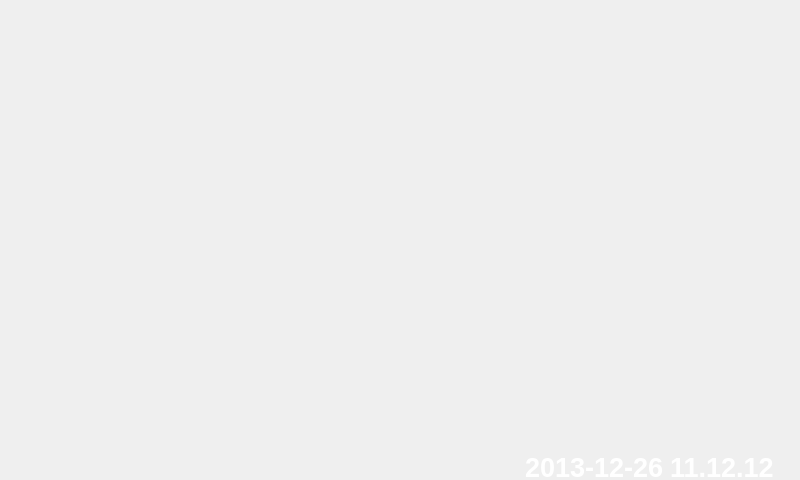
<?xml version="1.0" encoding="UTF-8"?>
<ui version="4.0">
 <class>Dialog_order</class>
 <widget class="QDialog" name="Dialog_order">
  <property name="geometry">
   <rect>
    <x>0</x>
    <y>0</y>
    <width>800</width>
    <height>480</height>
   </rect>
  </property>
  <property name="windowTitle">
   <string>Dialog</string>
  </property>
  <widget class="QFrame" name="frame_4">
   <property name="geometry">
    <rect>
     <x>0</x>
     <y>0</y>
     <width>800</width>
     <height>480</height>
    </rect>
   </property>
   <property name="font">
    <font>
     <weight>50</weight>
     <bold>false</bold>
    </font>
   </property>
   <property name="styleSheet">
    <string notr="true">background-image: url(:/background/qrc/PICS/backgroud_1.png);</string>
   </property>
   <property name="frameShape">
    <enum>QFrame::NoFrame</enum>
   </property>
   <property name="frameShadow">
    <enum>QFrame::Raised</enum>
   </property>
   <widget class="QLabel" name="label_code">
    <property name="geometry">
     <rect>
      <x>193</x>
      <y>452</y>
      <width>251</width>
      <height>31</height>
     </rect>
    </property>
    <property name="palette">
     <palette>
      <active>
       <colorrole role="WindowText">
        <brush brushstyle="SolidPattern">
         <color alpha="255">
          <red>255</red>
          <green>255</green>
          <blue>255</blue>
         </color>
        </brush>
       </colorrole>
       <colorrole role="Button">
        <brush brushstyle="SolidPattern">
         <color alpha="255">
          <red>14</red>
          <green>14</green>
          <blue>242</blue>
         </color>
        </brush>
       </colorrole>
       <colorrole role="Light">
        <brush brushstyle="SolidPattern">
         <color alpha="255">
          <red>123</red>
          <green>123</green>
          <blue>255</blue>
         </color>
        </brush>
       </colorrole>
       <colorrole role="Midlight">
        <brush brushstyle="SolidPattern">
         <color alpha="255">
          <red>68</red>
          <green>68</green>
          <blue>248</blue>
         </color>
        </brush>
       </colorrole>
       <colorrole role="Dark">
        <brush brushstyle="SolidPattern">
         <color alpha="255">
          <red>7</red>
          <green>7</green>
          <blue>121</blue>
         </color>
        </brush>
       </colorrole>
       <colorrole role="Mid">
        <brush brushstyle="SolidPattern">
         <color alpha="255">
          <red>9</red>
          <green>9</green>
          <blue>161</blue>
         </color>
        </brush>
       </colorrole>
       <colorrole role="Text">
        <brush brushstyle="SolidPattern">
         <color alpha="255">
          <red>0</red>
          <green>0</green>
          <blue>0</blue>
         </color>
        </brush>
       </colorrole>
       <colorrole role="BrightText">
        <brush brushstyle="SolidPattern">
         <color alpha="255">
          <red>255</red>
          <green>255</green>
          <blue>255</blue>
         </color>
        </brush>
       </colorrole>
       <colorrole role="ButtonText">
        <brush brushstyle="SolidPattern">
         <color alpha="255">
          <red>0</red>
          <green>0</green>
          <blue>0</blue>
         </color>
        </brush>
       </colorrole>
       <colorrole role="Base">
        <brush brushstyle="SolidPattern">
         <color alpha="255">
          <red>255</red>
          <green>255</green>
          <blue>255</blue>
         </color>
        </brush>
       </colorrole>
       <colorrole role="Window">
        <brush brushstyle="SolidPattern">
         <color alpha="255">
          <red>14</red>
          <green>14</green>
          <blue>242</blue>
         </color>
        </brush>
       </colorrole>
       <colorrole role="Shadow">
        <brush brushstyle="SolidPattern">
         <color alpha="255">
          <red>0</red>
          <green>0</green>
          <blue>0</blue>
         </color>
        </brush>
       </colorrole>
       <colorrole role="AlternateBase">
        <brush brushstyle="SolidPattern">
         <color alpha="255">
          <red>134</red>
          <green>134</green>
          <blue>248</blue>
         </color>
        </brush>
       </colorrole>
       <colorrole role="ToolTipBase">
        <brush brushstyle="SolidPattern">
         <color alpha="255">
          <red>255</red>
          <green>255</green>
          <blue>220</blue>
         </color>
        </brush>
       </colorrole>
       <colorrole role="ToolTipText">
        <brush brushstyle="SolidPattern">
         <color alpha="255">
          <red>0</red>
          <green>0</green>
          <blue>0</blue>
         </color>
        </brush>
       </colorrole>
      </active>
      <inactive>
       <colorrole role="WindowText">
        <brush brushstyle="SolidPattern">
         <color alpha="255">
          <red>255</red>
          <green>255</green>
          <blue>255</blue>
         </color>
        </brush>
       </colorrole>
       <colorrole role="Button">
        <brush brushstyle="SolidPattern">
         <color alpha="255">
          <red>14</red>
          <green>14</green>
          <blue>242</blue>
         </color>
        </brush>
       </colorrole>
       <colorrole role="Light">
        <brush brushstyle="SolidPattern">
         <color alpha="255">
          <red>123</red>
          <green>123</green>
          <blue>255</blue>
         </color>
        </brush>
       </colorrole>
       <colorrole role="Midlight">
        <brush brushstyle="SolidPattern">
         <color alpha="255">
          <red>68</red>
          <green>68</green>
          <blue>248</blue>
         </color>
        </brush>
       </colorrole>
       <colorrole role="Dark">
        <brush brushstyle="SolidPattern">
         <color alpha="255">
          <red>7</red>
          <green>7</green>
          <blue>121</blue>
         </color>
        </brush>
       </colorrole>
       <colorrole role="Mid">
        <brush brushstyle="SolidPattern">
         <color alpha="255">
          <red>9</red>
          <green>9</green>
          <blue>161</blue>
         </color>
        </brush>
       </colorrole>
       <colorrole role="Text">
        <brush brushstyle="SolidPattern">
         <color alpha="255">
          <red>0</red>
          <green>0</green>
          <blue>0</blue>
         </color>
        </brush>
       </colorrole>
       <colorrole role="BrightText">
        <brush brushstyle="SolidPattern">
         <color alpha="255">
          <red>255</red>
          <green>255</green>
          <blue>255</blue>
         </color>
        </brush>
       </colorrole>
       <colorrole role="ButtonText">
        <brush brushstyle="SolidPattern">
         <color alpha="255">
          <red>0</red>
          <green>0</green>
          <blue>0</blue>
         </color>
        </brush>
       </colorrole>
       <colorrole role="Base">
        <brush brushstyle="SolidPattern">
         <color alpha="255">
          <red>255</red>
          <green>255</green>
          <blue>255</blue>
         </color>
        </brush>
       </colorrole>
       <colorrole role="Window">
        <brush brushstyle="SolidPattern">
         <color alpha="255">
          <red>14</red>
          <green>14</green>
          <blue>242</blue>
         </color>
        </brush>
       </colorrole>
       <colorrole role="Shadow">
        <brush brushstyle="SolidPattern">
         <color alpha="255">
          <red>0</red>
          <green>0</green>
          <blue>0</blue>
         </color>
        </brush>
       </colorrole>
       <colorrole role="AlternateBase">
        <brush brushstyle="SolidPattern">
         <color alpha="255">
          <red>134</red>
          <green>134</green>
          <blue>248</blue>
         </color>
        </brush>
       </colorrole>
       <colorrole role="ToolTipBase">
        <brush brushstyle="SolidPattern">
         <color alpha="255">
          <red>255</red>
          <green>255</green>
          <blue>220</blue>
         </color>
        </brush>
       </colorrole>
       <colorrole role="ToolTipText">
        <brush brushstyle="SolidPattern">
         <color alpha="255">
          <red>0</red>
          <green>0</green>
          <blue>0</blue>
         </color>
        </brush>
       </colorrole>
      </inactive>
      <disabled>
       <colorrole role="WindowText">
        <brush brushstyle="SolidPattern">
         <color alpha="255">
          <red>7</red>
          <green>7</green>
          <blue>121</blue>
         </color>
        </brush>
       </colorrole>
       <colorrole role="Button">
        <brush brushstyle="SolidPattern">
         <color alpha="255">
          <red>14</red>
          <green>14</green>
          <blue>242</blue>
         </color>
        </brush>
       </colorrole>
       <colorrole role="Light">
        <brush brushstyle="SolidPattern">
         <color alpha="255">
          <red>123</red>
          <green>123</green>
          <blue>255</blue>
         </color>
        </brush>
       </colorrole>
       <colorrole role="Midlight">
        <brush brushstyle="SolidPattern">
         <color alpha="255">
          <red>68</red>
          <green>68</green>
          <blue>248</blue>
         </color>
        </brush>
       </colorrole>
       <colorrole role="Dark">
        <brush brushstyle="SolidPattern">
         <color alpha="255">
          <red>7</red>
          <green>7</green>
          <blue>121</blue>
         </color>
        </brush>
       </colorrole>
       <colorrole role="Mid">
        <brush brushstyle="SolidPattern">
         <color alpha="255">
          <red>9</red>
          <green>9</green>
          <blue>161</blue>
         </color>
        </brush>
       </colorrole>
       <colorrole role="Text">
        <brush brushstyle="SolidPattern">
         <color alpha="255">
          <red>7</red>
          <green>7</green>
          <blue>121</blue>
         </color>
        </brush>
       </colorrole>
       <colorrole role="BrightText">
        <brush brushstyle="SolidPattern">
         <color alpha="255">
          <red>255</red>
          <green>255</green>
          <blue>255</blue>
         </color>
        </brush>
       </colorrole>
       <colorrole role="ButtonText">
        <brush brushstyle="SolidPattern">
         <color alpha="255">
          <red>7</red>
          <green>7</green>
          <blue>121</blue>
         </color>
        </brush>
       </colorrole>
       <colorrole role="Base">
        <brush brushstyle="SolidPattern">
         <color alpha="255">
          <red>14</red>
          <green>14</green>
          <blue>242</blue>
         </color>
        </brush>
       </colorrole>
       <colorrole role="Window">
        <brush brushstyle="SolidPattern">
         <color alpha="255">
          <red>14</red>
          <green>14</green>
          <blue>242</blue>
         </color>
        </brush>
       </colorrole>
       <colorrole role="Shadow">
        <brush brushstyle="SolidPattern">
         <color alpha="255">
          <red>0</red>
          <green>0</green>
          <blue>0</blue>
         </color>
        </brush>
       </colorrole>
       <colorrole role="AlternateBase">
        <brush brushstyle="SolidPattern">
         <color alpha="255">
          <red>14</red>
          <green>14</green>
          <blue>242</blue>
         </color>
        </brush>
       </colorrole>
       <colorrole role="ToolTipBase">
        <brush brushstyle="SolidPattern">
         <color alpha="255">
          <red>255</red>
          <green>255</green>
          <blue>220</blue>
         </color>
        </brush>
       </colorrole>
       <colorrole role="ToolTipText">
        <brush brushstyle="SolidPattern">
         <color alpha="255">
          <red>0</red>
          <green>0</green>
          <blue>0</blue>
         </color>
        </brush>
       </colorrole>
      </disabled>
     </palette>
    </property>
    <property name="font">
     <font>
      <pointsize>20</pointsize>
      <weight>75</weight>
      <bold>true</bold>
     </font>
    </property>
    <property name="styleSheet">
     <string notr="true">background-image: url(:/background/qrc/background/mainlab_phonenum.png);</string>
    </property>
    <property name="text">
     <string/>
    </property>
    <property name="textFormat">
     <enum>Qt::AutoText</enum>
    </property>
   </widget>
   <widget class="QLabel" name="label_stubnum">
    <property name="geometry">
     <rect>
      <x>33</x>
      <y>452</y>
      <width>171</width>
      <height>31</height>
     </rect>
    </property>
    <property name="palette">
     <palette>
      <active>
       <colorrole role="WindowText">
        <brush brushstyle="SolidPattern">
         <color alpha="255">
          <red>255</red>
          <green>255</green>
          <blue>255</blue>
         </color>
        </brush>
       </colorrole>
       <colorrole role="Button">
        <brush brushstyle="SolidPattern">
         <color alpha="255">
          <red>14</red>
          <green>14</green>
          <blue>242</blue>
         </color>
        </brush>
       </colorrole>
       <colorrole role="Light">
        <brush brushstyle="SolidPattern">
         <color alpha="255">
          <red>123</red>
          <green>123</green>
          <blue>255</blue>
         </color>
        </brush>
       </colorrole>
       <colorrole role="Midlight">
        <brush brushstyle="SolidPattern">
         <color alpha="255">
          <red>68</red>
          <green>68</green>
          <blue>248</blue>
         </color>
        </brush>
       </colorrole>
       <colorrole role="Dark">
        <brush brushstyle="SolidPattern">
         <color alpha="255">
          <red>7</red>
          <green>7</green>
          <blue>121</blue>
         </color>
        </brush>
       </colorrole>
       <colorrole role="Mid">
        <brush brushstyle="SolidPattern">
         <color alpha="255">
          <red>9</red>
          <green>9</green>
          <blue>161</blue>
         </color>
        </brush>
       </colorrole>
       <colorrole role="Text">
        <brush brushstyle="SolidPattern">
         <color alpha="255">
          <red>0</red>
          <green>0</green>
          <blue>0</blue>
         </color>
        </brush>
       </colorrole>
       <colorrole role="BrightText">
        <brush brushstyle="SolidPattern">
         <color alpha="255">
          <red>255</red>
          <green>255</green>
          <blue>255</blue>
         </color>
        </brush>
       </colorrole>
       <colorrole role="ButtonText">
        <brush brushstyle="SolidPattern">
         <color alpha="255">
          <red>0</red>
          <green>0</green>
          <blue>0</blue>
         </color>
        </brush>
       </colorrole>
       <colorrole role="Base">
        <brush brushstyle="SolidPattern">
         <color alpha="255">
          <red>255</red>
          <green>255</green>
          <blue>255</blue>
         </color>
        </brush>
       </colorrole>
       <colorrole role="Window">
        <brush brushstyle="SolidPattern">
         <color alpha="255">
          <red>14</red>
          <green>14</green>
          <blue>242</blue>
         </color>
        </brush>
       </colorrole>
       <colorrole role="Shadow">
        <brush brushstyle="SolidPattern">
         <color alpha="255">
          <red>0</red>
          <green>0</green>
          <blue>0</blue>
         </color>
        </brush>
       </colorrole>
       <colorrole role="AlternateBase">
        <brush brushstyle="SolidPattern">
         <color alpha="255">
          <red>134</red>
          <green>134</green>
          <blue>248</blue>
         </color>
        </brush>
       </colorrole>
       <colorrole role="ToolTipBase">
        <brush brushstyle="SolidPattern">
         <color alpha="255">
          <red>255</red>
          <green>255</green>
          <blue>220</blue>
         </color>
        </brush>
       </colorrole>
       <colorrole role="ToolTipText">
        <brush brushstyle="SolidPattern">
         <color alpha="255">
          <red>0</red>
          <green>0</green>
          <blue>0</blue>
         </color>
        </brush>
       </colorrole>
      </active>
      <inactive>
       <colorrole role="WindowText">
        <brush brushstyle="SolidPattern">
         <color alpha="255">
          <red>255</red>
          <green>255</green>
          <blue>255</blue>
         </color>
        </brush>
       </colorrole>
       <colorrole role="Button">
        <brush brushstyle="SolidPattern">
         <color alpha="255">
          <red>14</red>
          <green>14</green>
          <blue>242</blue>
         </color>
        </brush>
       </colorrole>
       <colorrole role="Light">
        <brush brushstyle="SolidPattern">
         <color alpha="255">
          <red>123</red>
          <green>123</green>
          <blue>255</blue>
         </color>
        </brush>
       </colorrole>
       <colorrole role="Midlight">
        <brush brushstyle="SolidPattern">
         <color alpha="255">
          <red>68</red>
          <green>68</green>
          <blue>248</blue>
         </color>
        </brush>
       </colorrole>
       <colorrole role="Dark">
        <brush brushstyle="SolidPattern">
         <color alpha="255">
          <red>7</red>
          <green>7</green>
          <blue>121</blue>
         </color>
        </brush>
       </colorrole>
       <colorrole role="Mid">
        <brush brushstyle="SolidPattern">
         <color alpha="255">
          <red>9</red>
          <green>9</green>
          <blue>161</blue>
         </color>
        </brush>
       </colorrole>
       <colorrole role="Text">
        <brush brushstyle="SolidPattern">
         <color alpha="255">
          <red>0</red>
          <green>0</green>
          <blue>0</blue>
         </color>
        </brush>
       </colorrole>
       <colorrole role="BrightText">
        <brush brushstyle="SolidPattern">
         <color alpha="255">
          <red>255</red>
          <green>255</green>
          <blue>255</blue>
         </color>
        </brush>
       </colorrole>
       <colorrole role="ButtonText">
        <brush brushstyle="SolidPattern">
         <color alpha="255">
          <red>0</red>
          <green>0</green>
          <blue>0</blue>
         </color>
        </brush>
       </colorrole>
       <colorrole role="Base">
        <brush brushstyle="SolidPattern">
         <color alpha="255">
          <red>255</red>
          <green>255</green>
          <blue>255</blue>
         </color>
        </brush>
       </colorrole>
       <colorrole role="Window">
        <brush brushstyle="SolidPattern">
         <color alpha="255">
          <red>14</red>
          <green>14</green>
          <blue>242</blue>
         </color>
        </brush>
       </colorrole>
       <colorrole role="Shadow">
        <brush brushstyle="SolidPattern">
         <color alpha="255">
          <red>0</red>
          <green>0</green>
          <blue>0</blue>
         </color>
        </brush>
       </colorrole>
       <colorrole role="AlternateBase">
        <brush brushstyle="SolidPattern">
         <color alpha="255">
          <red>134</red>
          <green>134</green>
          <blue>248</blue>
         </color>
        </brush>
       </colorrole>
       <colorrole role="ToolTipBase">
        <brush brushstyle="SolidPattern">
         <color alpha="255">
          <red>255</red>
          <green>255</green>
          <blue>220</blue>
         </color>
        </brush>
       </colorrole>
       <colorrole role="ToolTipText">
        <brush brushstyle="SolidPattern">
         <color alpha="255">
          <red>0</red>
          <green>0</green>
          <blue>0</blue>
         </color>
        </brush>
       </colorrole>
      </inactive>
      <disabled>
       <colorrole role="WindowText">
        <brush brushstyle="SolidPattern">
         <color alpha="255">
          <red>7</red>
          <green>7</green>
          <blue>121</blue>
         </color>
        </brush>
       </colorrole>
       <colorrole role="Button">
        <brush brushstyle="SolidPattern">
         <color alpha="255">
          <red>14</red>
          <green>14</green>
          <blue>242</blue>
         </color>
        </brush>
       </colorrole>
       <colorrole role="Light">
        <brush brushstyle="SolidPattern">
         <color alpha="255">
          <red>123</red>
          <green>123</green>
          <blue>255</blue>
         </color>
        </brush>
       </colorrole>
       <colorrole role="Midlight">
        <brush brushstyle="SolidPattern">
         <color alpha="255">
          <red>68</red>
          <green>68</green>
          <blue>248</blue>
         </color>
        </brush>
       </colorrole>
       <colorrole role="Dark">
        <brush brushstyle="SolidPattern">
         <color alpha="255">
          <red>7</red>
          <green>7</green>
          <blue>121</blue>
         </color>
        </brush>
       </colorrole>
       <colorrole role="Mid">
        <brush brushstyle="SolidPattern">
         <color alpha="255">
          <red>9</red>
          <green>9</green>
          <blue>161</blue>
         </color>
        </brush>
       </colorrole>
       <colorrole role="Text">
        <brush brushstyle="SolidPattern">
         <color alpha="255">
          <red>7</red>
          <green>7</green>
          <blue>121</blue>
         </color>
        </brush>
       </colorrole>
       <colorrole role="BrightText">
        <brush brushstyle="SolidPattern">
         <color alpha="255">
          <red>255</red>
          <green>255</green>
          <blue>255</blue>
         </color>
        </brush>
       </colorrole>
       <colorrole role="ButtonText">
        <brush brushstyle="SolidPattern">
         <color alpha="255">
          <red>7</red>
          <green>7</green>
          <blue>121</blue>
         </color>
        </brush>
       </colorrole>
       <colorrole role="Base">
        <brush brushstyle="SolidPattern">
         <color alpha="255">
          <red>14</red>
          <green>14</green>
          <blue>242</blue>
         </color>
        </brush>
       </colorrole>
       <colorrole role="Window">
        <brush brushstyle="SolidPattern">
         <color alpha="255">
          <red>14</red>
          <green>14</green>
          <blue>242</blue>
         </color>
        </brush>
       </colorrole>
       <colorrole role="Shadow">
        <brush brushstyle="SolidPattern">
         <color alpha="255">
          <red>0</red>
          <green>0</green>
          <blue>0</blue>
         </color>
        </brush>
       </colorrole>
       <colorrole role="AlternateBase">
        <brush brushstyle="SolidPattern">
         <color alpha="255">
          <red>14</red>
          <green>14</green>
          <blue>242</blue>
         </color>
        </brush>
       </colorrole>
       <colorrole role="ToolTipBase">
        <brush brushstyle="SolidPattern">
         <color alpha="255">
          <red>255</red>
          <green>255</green>
          <blue>220</blue>
         </color>
        </brush>
       </colorrole>
       <colorrole role="ToolTipText">
        <brush brushstyle="SolidPattern">
         <color alpha="255">
          <red>0</red>
          <green>0</green>
          <blue>0</blue>
         </color>
        </brush>
       </colorrole>
      </disabled>
     </palette>
    </property>
    <property name="font">
     <font>
      <pointsize>20</pointsize>
      <weight>75</weight>
      <bold>true</bold>
     </font>
    </property>
    <property name="styleSheet">
     <string notr="true">background-image: url(:/background/qrc/background/mainlab_phonenum.png);</string>
    </property>
    <property name="text">
     <string/>
    </property>
    <property name="textFormat">
     <enum>Qt::AutoText</enum>
    </property>
   </widget>
   <widget class="QLabel" name="label_end">
    <property name="geometry">
     <rect>
      <x>34</x>
      <y>160</y>
      <width>731</width>
      <height>91</height>
     </rect>
    </property>
    <property name="font">
     <font>
      <pointsize>35</pointsize>
      <weight>75</weight>
      <bold>true</bold>
     </font>
    </property>
    <property name="styleSheet">
     <string notr="true">background-image: url(:/background/qrc/background/mainlab_phonenum.png);</string>
    </property>
    <property name="text">
     <string/>
    </property>
    <property name="textFormat">
     <enum>Qt::AutoText</enum>
    </property>
    <property name="alignment">
     <set>Qt::AlignCenter</set>
    </property>
   </widget>
   <widget class="QLabel" name="label_end_2">
    <property name="geometry">
     <rect>
      <x>34</x>
      <y>260</y>
      <width>731</width>
      <height>91</height>
     </rect>
    </property>
    <property name="font">
     <font>
      <pointsize>20</pointsize>
      <weight>75</weight>
      <bold>true</bold>
     </font>
    </property>
    <property name="styleSheet">
     <string notr="true">background-image: url(:/background/qrc/background/mainlab_phonenum.png);</string>
    </property>
    <property name="text">
     <string/>
    </property>
    <property name="textFormat">
     <enum>Qt::AutoText</enum>
    </property>
    <property name="alignment">
     <set>Qt::AlignCenter</set>
    </property>
   </widget>
   <widget class="QLabel" name="lbl_sysdate">
    <property name="geometry">
     <rect>
      <x>525</x>
      <y>457</y>
      <width>150</width>
      <height>21</height>
     </rect>
    </property>
    <property name="palette">
     <palette>
      <active>
       <colorrole role="WindowText">
        <brush brushstyle="SolidPattern">
         <color alpha="255">
          <red>255</red>
          <green>255</green>
          <blue>255</blue>
         </color>
        </brush>
       </colorrole>
      </active>
      <inactive>
       <colorrole role="WindowText">
        <brush brushstyle="SolidPattern">
         <color alpha="255">
          <red>255</red>
          <green>255</green>
          <blue>255</blue>
         </color>
        </brush>
       </colorrole>
      </inactive>
      <disabled>
       <colorrole role="WindowText">
        <brush brushstyle="SolidPattern">
         <color alpha="255">
          <red>159</red>
          <green>158</green>
          <blue>158</blue>
         </color>
        </brush>
       </colorrole>
      </disabled>
     </palette>
    </property>
    <property name="font">
     <font>
      <pointsize>20</pointsize>
      <weight>75</weight>
      <bold>true</bold>
     </font>
    </property>
    <property name="styleSheet">
     <string notr="true">background-image: url(:/background/qrc/background/mainlab_phonenum.png);</string>
    </property>
    <property name="text">
     <string>2013-12-26</string>
    </property>
    <property name="scaledContents">
     <bool>true</bool>
    </property>
    <property name="openExternalLinks">
     <bool>false</bool>
    </property>
   </widget>
   <widget class="QLabel" name="lbl_systime">
    <property name="geometry">
     <rect>
      <x>670</x>
      <y>457</y>
      <width>121</width>
      <height>21</height>
     </rect>
    </property>
    <property name="palette">
     <palette>
      <active>
       <colorrole role="WindowText">
        <brush brushstyle="SolidPattern">
         <color alpha="255">
          <red>255</red>
          <green>255</green>
          <blue>255</blue>
         </color>
        </brush>
       </colorrole>
      </active>
      <inactive>
       <colorrole role="WindowText">
        <brush brushstyle="SolidPattern">
         <color alpha="255">
          <red>255</red>
          <green>255</green>
          <blue>255</blue>
         </color>
        </brush>
       </colorrole>
      </inactive>
      <disabled>
       <colorrole role="WindowText">
        <brush brushstyle="SolidPattern">
         <color alpha="255">
          <red>159</red>
          <green>158</green>
          <blue>158</blue>
         </color>
        </brush>
       </colorrole>
      </disabled>
     </palette>
    </property>
    <property name="font">
     <font>
      <pointsize>20</pointsize>
      <weight>75</weight>
      <bold>true</bold>
     </font>
    </property>
    <property name="styleSheet">
     <string notr="true">background-image: url(:/background/qrc/background/mainlab_phonenum.png);</string>
    </property>
    <property name="text">
     <string>11.12.12</string>
    </property>
   </widget>
  </widget>
 </widget>
 <resources/>
 <connections/>
</ui>
